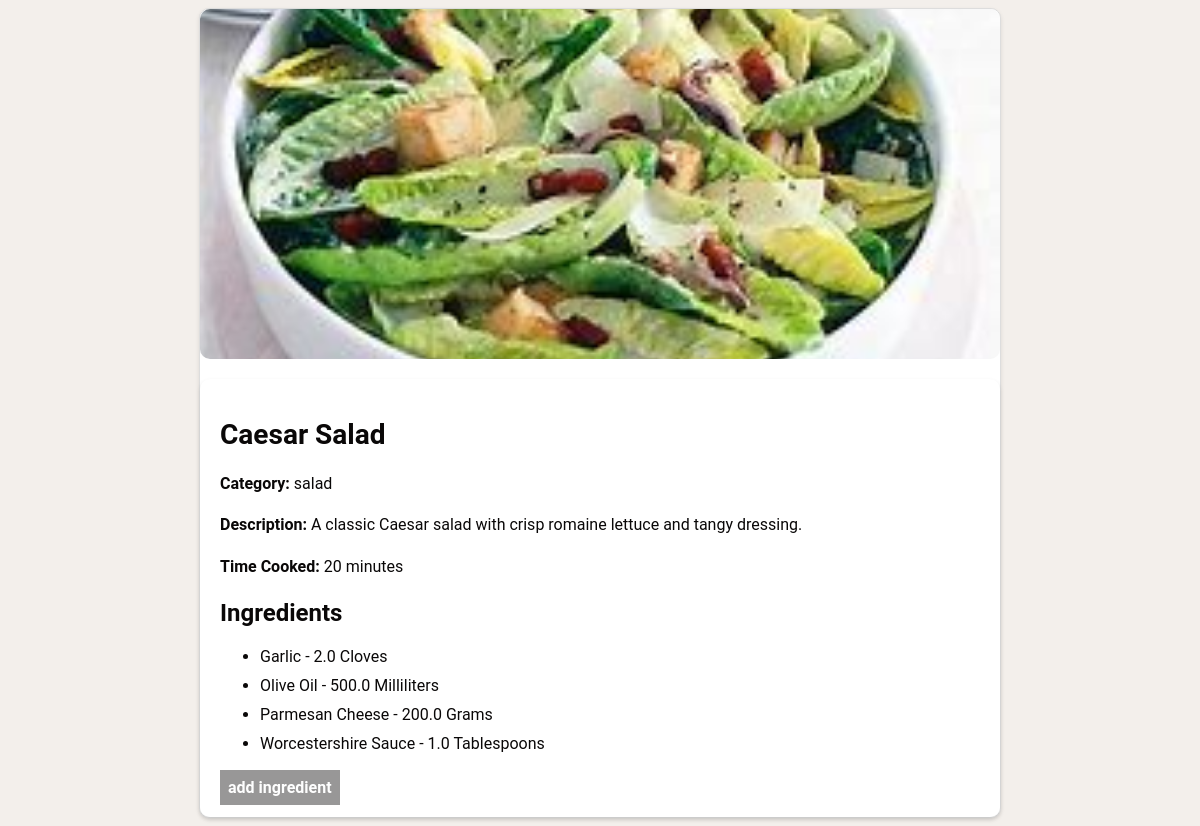
The page /home/recipe/26 on the database its author committed.
### recipe/models.py (models this page shows, shortened)
class Recipe(models.Model):
    CATEGORY_CHOICES = [
        ('dessert', 'Dessert'),
        ('salad', 'Salad'),
        ('appetizer', 'Appetizer'),
        ('main_course', 'Main Course'),
        ('side_dish', 'Side Dish'),
        ('beverage', 'Beverage')
    ]
    name = models.CharField(max_length=100)
    description = models.TextField()
    created_at = models.DateTimeField(auto_now_add=True)
    picture = models.ImageField(upload_to = "media/",null=True)
    category = models.CharField(max_length=50,choices = CATEGORY_CHOICES)
    time_cooked = models.IntegerField()

class Ingredient(models.Model):
    UNITS = [
            ('Grams', 'Grams'),
            ('Kilograms', 'Kilograms'),
            ('Milliliters', 'Milliliters'),
            ('Liters', 'Liters'),
            ('Teaspoons', 'Teaspoons'),
            ('Tablespoons', 'Tablespoons'),
            ('Cups', 'Cups'),
            ('Ounces', 'Ounces'),
            ('Pounds', 'Pounds'),
            ('Pieces', 'Pieces'),
            ('Slices', 'Slices'),
            ('Cloves', 'Cloves'),
            ('Pinches', 'Pinches'),
            ('Handfuls', 'Handfuls'),
            ('Drops', 'Drops'),
    ]
    name = models.CharField(max_length=70)
    unit = models.CharField(max_length=100,choices=UNITS)
    quantity = models.FloatField(default=5)
    optional = models.BooleanField(default = False)
    recipe = models.ForeignKey(Recipe, on_delete=models.CASCADE,null=True)

### recipe/views.py (the view)
# urls.py: path('recipe/<int:recipe_id>', views.recipe, name = 'recipe_detail'),
def recipe(request,recipe_id):
    recipe = Recipe.objects.get(pk=recipe_id)
    ingredients = recipe.ingredient_set.all()
    return render(request, 'recipe_details.html', {'recipe': recipe, 'ingredients': ingredients})

### recipe/templates/recipe_details.html (shortened to what this page needs)
{% load static %}
<!DOCTYPE html>
<html lang="en">
<head>
    <link rel="stylesheet" href="{% static 'recipe_details_style.css' %}">
</head>
<body class="body">
    <div class="recipe-detail">
        <div class="recipe-image" style="background-image: url('{{ recipe.picture.url }}');"></div>
        <div class="recipe-content">
            <h1>{{ recipe.name }}</h1>
            <p><strong>Category:</strong> {{ recipe.category }}</p>
            <p><strong>Description:</strong> {{ recipe.description }}</p>
            <p><strong>Time Cooked:</strong> {{ recipe.time_cooked }} minutes</p>
            <h2>Ingredients</h2>
            <ul>
                {% for ingredient in ingredients %}
                    <li>{{ ingredient.name }} - {{ ingredient.quantity }} {{ ingredient.unit }}</li>
                {% endfor %}
            </ul>
            <a href= "{% url 'add_ingredients' recipe.id %}" class="add-ingredient">add ingredient</a>
        </div>
    </div>
</body>
</html>

### static/recipe_details_style.css (style rules this page uses)
.body { background-color: rgb(243, 239, 235); }
.recipe-detail { max-width: 800px; margin: 0 auto; background-color: rgb(255, 255, 255); color: #0a0808; font-family: 'Roboto', sans-serif; border-radius: 10px; border: 1px solid #ddd; box-shadow: 0 2px 4px rgba(0, 0, 0, 0.1); }
.recipe-image { height: 350px; background-size: cover; background-position: center; margin-bottom: 20px; border-radius: 10px; overflow: hidden; }
.recipe-content { background-color: #ffffff; padding: 20px; border-radius: 10px; box-shadow: 0 2px 4px rgba(0, 0, 0, 0.1); }
.recipe-content h1 { font-size: 28px; margin-bottom: 20px; color: #0a0808; }
.recipe-content p { margin-bottom: 15px; line-height: 1.6; }
.recipe-content ul { margin-top: 15px; margin-bottom: 25px; }
.recipe-content ul li { margin-bottom: 10px; list-style-type: disc; color: #0a0808; }
.recipe-content .add-ingredient { width: 100%; text-align: center; padding: 8px; color: #fefefe; text-decoration: none; font-weight: bold; font-family: 'Roboto', sans-serif; background-color: rgba(51, 49, 49, 0.5); }

### rows shown on the page
Recipe: picture (picture), name "Caesar Salad", category "salad", description "A classic Caesar salad with crisp romaine lettuce and tangy dressing.", time_cooked "20"
Ingredient: name "Garlic", quantity "2.0", unit "Cloves"
Ingredient: name "Olive Oil", quantity "500.0", unit "Milliliters"
Ingredient: name "Parmesan Cheese", quantity "200.0", unit "Grams"
Ingredient: name "Worcestershire Sauce", quantity "1.0", unit "Tablespoons"
